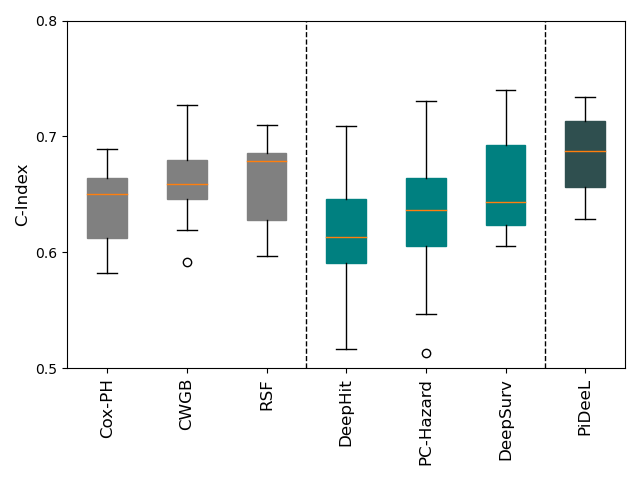

Generate this figure with Python:
"""
Generate Figure 2: Main Comparison (Boxplot)

This script generates the main comparison figure showing C-Index boxplots
for baseline methods vs DeepSurv vs PiDeeL.
"""
import sys
from pathlib import Path

# Add repository root to path
SCRIPT_DIR = Path(__file__).parent.absolute()
REPO_ROOT = SCRIPT_DIR.parent
sys.path.insert(0, str(REPO_ROOT))

import config as repo_config
import matplotlib.pyplot as plt
from matplotlib.font_manager import FontProperties
import numpy as np

concordence = {}

# Load baseline results
baseline_tasks = ["baseline/coxph", "baseline/cwgb", "baseline/rf"]
for task in baseline_tasks:
    concordence[task] = []
    log_path = REPO_ROOT / "logs" / task / "c_indices.txt"
    with open(log_path, "r") as f:
        for lines in f:
            concordence[task].append(float(lines.strip()))

# Load DeepHit results (from test_logs/test29)
tasks = ["4layer/no_pathway_dh"]
for task in tasks:
    concordence[task] = []
    taske = task[:-3]
    # Note: test29 structure might differ slightly, checking path
    log_path = REPO_ROOT / "test_logs" / "test29" / taske / "c_indices.txt"
    with open(log_path, "r") as f:
        for lines in f:
            concordence[task].append(float(lines.strip()))

# Load PC-Hazard results (from test_logs/test30)
tasks = ["4layer/no_pathway_pc"]
for task in tasks:
    concordence[task] = []
    taske = task[:-3]
    log_path = REPO_ROOT / "test_logs" / "test30" / taske / "c_indices.txt"
    with open(log_path, "r") as f:
        for lines in f:
            concordence[task].append(float(lines.strip()))

# Load DeepSurv results (no_pathway)
tasks = ["4layer/no_pathway"]
for task in tasks:
    concordence[task] = []
    log_path = REPO_ROOT / "logs" / task / "c_indices.txt"
    with open(log_path, "r") as f:
        for lines in f:
            concordence[task].append(float(lines.strip()))

# Load PiDeeL results (pathway)
tasks = ["4layer/pathway"]
for task in tasks:
    concordence[task] = []
    log_path = REPO_ROOT / "logs" / task / "c_indices.txt"
    with open(log_path, "r") as f:
        for lines in f:
            concordence[task].append(float(lines.strip()))

# Color palette
color_palette_dct = {
    "baseline/coxph": '#808080',
    "baseline/rf": '#808080',
    "baseline/cwgb": '#808080',
    "baseline/ipc": '#808080',
    "2layer/no_pathway": '#008080',
    "3layer/no_pathway": '#008080',
    "4layer/no_pathway": '#008080',
    "2layer/pathway": '#2f4f4f',
    "3layer/pathway": '#2f4f4f',
    "4layer/pathway": '#2f4f4f',
    "2layer/no_pathway_dh": '#008080',
    "3layer/no_pathway_dh": '#008080',
    "4layer/no_pathway_dh": '#008080',
    "2layer/pathway_dh": '#2f4f4f',
    "3layer/pathway_dh": '#2f4f4f',
    "4layer/pathway_dh": '#2f4f4f',
    "2layer/no_pathway_pc": '#008080',
    "3layer/no_pathway_pc": '#008080',
    "4layer/no_pathway_pc": '#008080',
    "2layer/pathway_pc": '#2f4f4f',
    "3layer/pathway_pc": '#2f4f4f',
    "4layer/pathway_pc": '#2f4f4f'
}

# Tasks to plot
tasks = ["baseline/coxph", "baseline/cwgb", "baseline/rf", 
         "4layer/no_pathway_dh", "4layer/no_pathway_pc", 
         "4layer/no_pathway", "4layer/pathway"]

color_palette_dct = {name: color_palette_dct[name] for name in tasks}

# Create figure
fig, ax = plt.subplots()
bp = ax.boxplot(concordence.values(), patch_artist=True, showfliers=True)
ax.set_xticks([1, 2, 3, 4, 5, 6, 7])
for idx, model in enumerate(tasks):
    bp['boxes'][idx].set(color=color_palette_dct[model])
    bp['boxes'][idx].set(facecolor=color_palette_dct[model])

# Labels
display_names = ["Cox-PH", "CWGB", "RSF", "DeepHit", "PC-Hazard", "DeepSurv", "PiDeeL"]
ax.set_xticklabels(display_names, fontsize=12, rotation=90)
ax.set_ylabel("C-Index", fontsize=12)
ax.set_yticks([0.0, 0.1, 0.2, 0.3, 0.4, 0.5, 0.6, 0.7, 0.8, 0.9, 1])
ax.set_ylim(0.5, 0.8)

fontP = FontProperties()
fontP.set_size('x-small')

# Draw separator lines
ax.axvline(x=3.5, color='black', linestyle='--', linewidth=1)
ax.axvline(x=6.5, color='black', linestyle='--', linewidth=1)

plt.tight_layout()

# Save figure
output_dir = REPO_ROOT / "figures"
output_dir.mkdir(parents=True, exist_ok=True)
fig.savefig(output_dir / "fig2_main_comparison.png")
fig.savefig(output_dir / "fig2_main_comparison.pdf")

print(f"Figure saved to {output_dir / 'fig2_main_comparison.png'}")
print(f"Figure saved to {output_dir / 'fig2_main_comparison.pdf'}")
